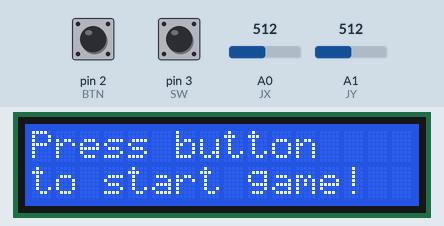
Bench run of a sketch on a simulated Arduino Uno, built with avr-gcc and run on an emulated ATmega328P. Shown: 16×2 character LCD. The inputs (shaded band) are chosen by the test bench; at power-on: pin 2 (BTN) LOW, A0 (JX) = 512, pin 3 (SW) HIGH, A1 (JY) = 512. Random numbers use the default seed unless the sketch sets one; what the sketch prints to the serial monitor is not drawn.

Above: at 1.2 s.
1.3 s: pin 2 (BTN) pulled HIGH for 0.15 s
At 2.3 s:
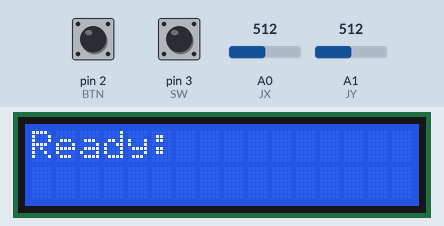
At 4.2 s:
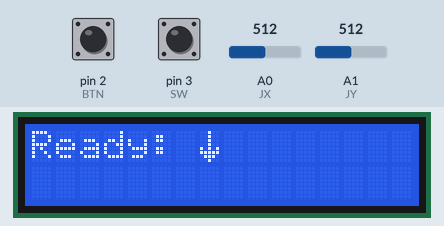
4.4 s: A0 (JX) set to 884
5.9 s: A0 (JX) set to 917
8.9 s: pin 2 (BTN) pulled HIGH for 1 s
15.9 s: A0 (JX) set to 110
At 23.6 s:
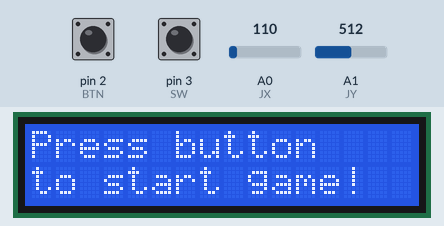
Timing chart, 0 to 24.3 s (numbered marks = the images above; inputs shaded):
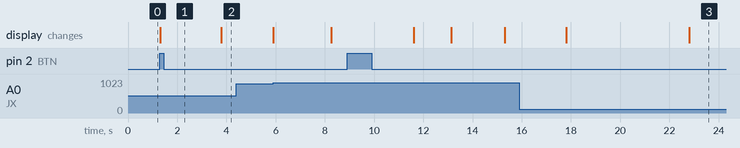

The sketch:

E3_T1.ino
```cpp
/*
Task: Implement the reaction time game.
Components:
- Joystick
- The push button
- LCD

// Using TimerInterrupt for time limit (for March 4th edit)
https://github.com/khoih-prog/TimerInterrupt/blob/master/examples/TimerInterruptTest/TimerInterruptTest.ino
*/


#include <LiquidCrystal.h>
#include <TimerInterrupt.h>
// Wiring: 8 ~ RS | 9 ~ E | 10-13 ~ D4-D7
LiquidCrystal lcd(8, 9, 10, 11, 12, 13);

#define JX A0  // might differ the wiring for the module
#define JY A1  // to feel more natural on the breadboard
#define SW 3
#define BTN 2

// Custom arrow, generated from
// https://maxpromer.github.io/LCD-Character-Creator/
byte upArrow[] = { 0x04, 0x0E, 0x1F, 0x15, 0x04, 0x04, 0x04, 0x04 };
byte downArrow[] = { 0x04, 0x04, 0x04, 0x04, 0x15, 0x1F, 0x0E, 0x04 };
byte rightArrow[] = { 0x18, 0x0C, 0x06, 0x03, 0x03, 0x06, 0x0C, 0x18 };
byte leftArrow[] = { 0x03, 0x06, 0x0C, 0x18, 0x18, 0x0C, 0x06, 0x03 };
byte buttonSymbol[] = { 0x0E, 0x1F, 0x11, 0x15, 0x15, 0x11, 0x1F, 0x0E };

/*
The user is shown a symbol on the screen representing an action
Symbols: up, down, left, right, or button
*/
enum JOYSTICK { BUTTON,
                UP,
                RIGHT,
                DOWN,
                LEFT,
                NONE };

enum GAME { START,
            WAIT,
            END,
            IDLE };

enum JOYSTICK jstate = NONE, qstate = NONE;
enum GAME gstate = IDLE;

/*
Game design idea:
- gameRound = 0
  - gstate = START
    - wait for delay[i]
    - show character quiz[i] & start timer
  - gstate = WAIT
    - IF capture joystick input & stop timer
      - gather time[i] = timerEnd - timerStart
      - gather result[i] = {0 (miss) | 1 (hit)}
      - { gstate = START; gameRound++ } if gameRound <= 5 else gstate = END
  - gstate = END
    - Display result
    - Set gstate = START
    - Wait for button to interrupt
*/

// Global Variables
uint8_t gameRound = -1;
unsigned int result[5], timer[5];
unsigned int randomDelayMs[5], quiz[5];
unsigned long timerStart, timerEnd;

void idleScreen() {
  lcd.clear();
  lcd.home();
  lcd.print("Press button");
  lcd.setCursor(0, 1);
  lcd.print("to start game!");
}

// Start the game
void gameStart() {
  lcd.clear();
  lcd.home();
  lcd.print("Ready: ");  // 7 char

  for (int i = 0; i < 5; i++) {
    randomDelayMs[i] = random(1000, 3000);
    Serial.println(randomDelayMs[i]);
    quiz[i] = random(0, 5);
    // reset the result and timer
    result[i] = 0;
    timer[i] = 0.0;
  }

  gstate = START;
  Serial.println("========================");
  gameRound = 0;
  timerStart = millis();
}

// Show result, end the game
void showResult() {
  unsigned int totalTime = 0, errors = 0;
  for (int i = 0; i < 5; i++) {
    totalTime += timer[i];
    if (!result[i]) errors++;
  }

  lcd.clear();
  lcd.home();
  lcd.print("Time (ms): ");  // 11 character
  lcd.print(totalTime);

  lcd.setCursor(0, 1);
  lcd.print("Errors: ");  // 8 char
  lcd.print(errors);
}

void setup() {
  lcd.begin(16, 2);

  // Create custom arrow keys
  lcd.createChar(0, buttonSymbol);
  lcd.createChar(1, upArrow);
  lcd.createChar(2, rightArrow);
  lcd.createChar(3, downArrow);
  lcd.createChar(4, leftArrow);

  // Start with IDLE Screen
  idleScreen();

  // Use an interrupt for the button and Arduino timer interrupt for the time limit.
  DDRD &= ~((1 << BTN) | (1 << SW));  // Set Button and Joystick's switch as inputs
  PORTD |= (1 << SW);                 // INPUT_PULLUP for switch press
  DDRC &= ~((1 << JX) | (1 << JY));   // Set joystick x and y as input

  attachInterrupt(digitalPinToInterrupt(BTN), gameStart, RISING);

  // Set random seed
  randomSeed(1241);

  Serial.begin(9600);
}


void loop() {
  switch (gstate) {
    case START:
      {
        // - wait for delay[i]
        // - show character quiz[i] & start timer
        timerEnd = millis();

        if (timerEnd - timerStart >= randomDelayMs[gameRound]) {
          // Serial.println("END, START, DELAY");
          // Serial.print(timerEnd);
          // Serial.print(timerStart);
          // Serial.print(randomDelayMs);
          qstate = quiz[gameRound];
          lcd.setCursor(7, 0);
          lcd.write(qstate);
          timerStart = millis();
          gstate = WAIT;
        }
        break;
      }
    case WAIT:
      {
        // will not wait for more than 5s

        int joyX = analogRead(JX),
            joyY = analogRead(JY),
            sw = digitalRead(SW);

        if (!sw) jstate = BUTTON;
        else if (joyX < 100) jstate = LEFT;
        else if (joyX > 900) jstate = RIGHT;
        else if (joyY > 900) jstate = UP;
        else if (joyY < 100) jstate = DOWN;
        else jstate = NONE;

        // IF exceed 5s waiting, to go IDLE screen
        if(millis() - timerStart >= 5000) {
          gstate = IDLE;
          idleScreen();
        }

        // IF capture joystick input
        //  - stop timer
        //  - gather time[i] = timerEnd - timerStart
        //  - gather result[i] = {0 (miss) | 1 (hit)}
        //  - { gstate = START; gameRound++ } if gameRound <= 5 else gstate = END
        if (jstate != NONE) {  // Conclude round
          lcd.setCursor(7, 0);
          lcd.print(" ");
          timerEnd = millis();
          timer[gameRound] = timerEnd - timerStart;
          result[gameRound] = (jstate == qstate);


          if (gameRound >= 4) gstate = END;
          else {
            gameRound++;
            gstate = START;
            timerStart = timerEnd = millis();
          }
        }
        break;
      }
    case END:
      // Show result
      showResult();
      gstate = IDLE;
      break;
    case IDLE:
      // Do nothing
      break;
  }
}
```

Measured:
- after the input at 1.3 s, the display: changes at once (image 1)
- after the input at 4.4 s, every drawn part: stays the same
